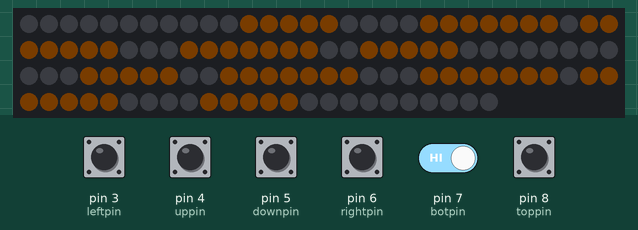
Simulated run of this sketch. Board: Arduino Uno, built with avr-gcc and run on an emulated ATmega328P. Shown: 114 RGB LEDs in strip order, left to right, continuing on the next row. The inputs (shaded band) are chosen by the test bench; at power-on: pin 3 (leftpin), pin 4 (uppin), pin 5 (downpin), pin 6 (rightpin), pin 7 (botpin), pin 8 (toppin) HIGH. Dim RGB values are drawn brighter than linear.

Above: at 1.2 s.
1.3 s: pin 3 (leftpin) pulled LOW for 0.15 s
At 1.37 s:
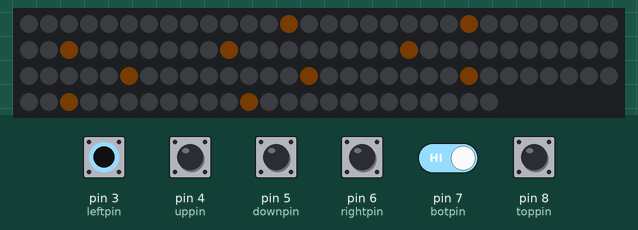
2.9 s: pin 4 (uppin) pulled LOW for 0.15 s
4.5 s: pin 5 (downpin) pulled LOW for 0.15 s
At 4.57 s:
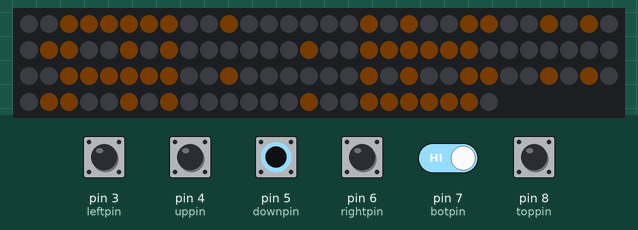
6.1 s: pin 6 (rightpin) pulled LOW for 0.15 s
At 6.18 s:
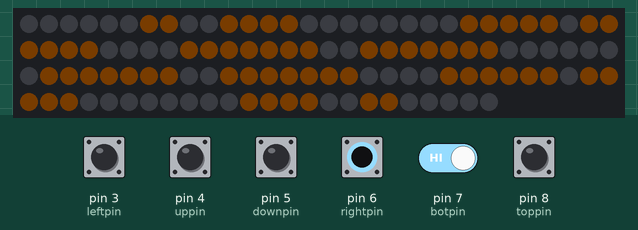
7.7 s: pin 4 (uppin) driven LOW and pin 7 (botpin) driven LOW
At 8.1 s:
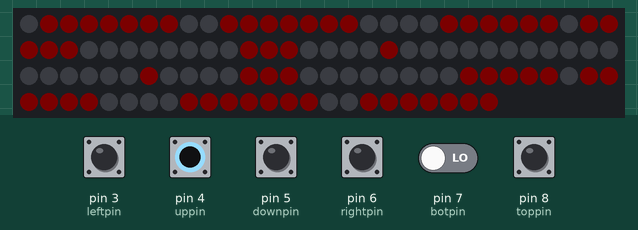
9.2 s: pin 8 (toppin) pulled LOW for 0.15 s
Timing chart, 0 to 11.8 s (numbered marks = the images above; inputs shaded):
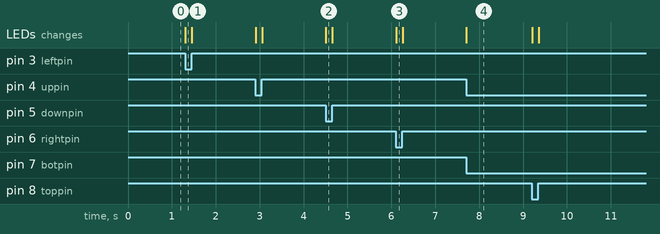

The sketch:

3dPrintedEyes.ino
```cpp
#include <Adafruit_NeoPixel.h>

//pins in use

int leftpin = 3;
int uppin = 4;
int downpin = 5;
int rightpin= 6;
int toppin = 8;
int botpin =7;

//neopixel data pin and length
int pixelPin = 14;
int pixelLength = 114;


//first pixel in left eye
int lefteye = 1;
//first pixel in right eye
int righteye = 61;

Adafruit_NeoPixel pixels = Adafruit_NeoPixel(pixelLength, pixelPin, NEO_GRB + NEO_KHZ800);


//colors
uint32_t eyecolor = pixels.Color(2,1,0);
uint32_t angercolor = pixels.Color(3,0,0);
uint32_t tearcolor = pixels.Color(0,0,3);
uint32_t blushcolor = pixels.Color(5,1,1);
uint32_t off = pixels.Color(0,0,0);

//eye patterns
//Since these arrays are created before compile time (thanks C++ -_-) we need to spell out exactly how many pixels we're going to change
int normaleye[]={31,10,11,12,13,14,25,24,23,22,21,20,19,33,32,31,30,29,28,27,37,38,39,40,41,42,43,50,49,48,47,46};

int closedeye[]={5,48,40,30,22,12};

int happyeye[]={5,48,39,31,21,12};

int blushingeye[] = {18,14,13,12,19,20,21,22,33,32,31,30,37,38,39,40,50,49,48};

int eyeblush[] = {5,44,43,26,9,8};

int hearteye[] = {26,2,3,4,15,14,13,12,11,20,21,22,23,24,32,31,30,29,28,37,38,39,40,41,50,49,48};

int sleepyeye[]={23,49,48,47,46,39,40,41,42,43,31,30,29,28,27,21,22,23,24,25,13,12,11,10};

int surprisedeye[] ={24,1,2,3,4,5,6,9,25,27,43,46,47,48,49,50,51,36,34,18,16,31,21,30,22};

int slanteye[] = {31,0,1,2,3,4,5,6,9,10,11,12,13,14,15,20,21,22,23,24,25,31,30,29,28,27,40,41,42,43,47,46};

int teareye[] = {13,46,43,27,25,9,6,47,42,28,24,10,5,44};

int suspiciouseye[] = {14,14,13,12,20,21,22,32,31,30,38,39,40,49,48};

int raisedeye[] = {36,51,36,34,18,15,10,11,12,13,14,25,24,23,22,21,20,19,33,32,31,30,29,28,27,37,38,39,40,41,42,43,50,49,48,47,46};

int realangryeye[] = {29,0,1,2,3,4,5,6,15,14,13,12,11,10,9,20,21,22,23,24,25,31,30,29,28,27,40,41,42,47};

int squinteye[] = {7,19,32,39,48,41,28,25};

int deadeye[] = {9,37,32,21,14,1,41,30,12,5};

void blackout(){
    for(int i=0;i<pixelLength;i++){
      pixels.setPixelColor(i, 0,0,0);
    }
}

void draw(int eye, uint32_t color, int locations[]){
  int listsize = locations[0];
  for (int i = 1; i < listsize+1; i++) {
     pixels.setPixelColor(locations[i]+eye, color);
  }
}

void invdraw(int eye, uint32_t color, int locations[]){
  int listsize = locations[0];
  for (int i = 1; i < listsize+1; i++) {
     pixels.setPixelColor(abs(locations[i]-52)+eye, color);
  }
}

//these are all the expressions, basically we wanna make sure that we don't spam the same expression over and over (really drains battery life) we wanna set it and then leave it static

//current expression to avoid spam
int currentexpression = 0;

int neutral = 0;
int left00 = 1;int left10 = 2; int left01 = 3; int left11 = 4;
int up00 = 5; int up10 = 6; int up01 = 7; int up11 = 8;
int right00 = 9;int right10=10;int right01 = 11;int right11 = 12;
int down00=13;int down10 =14;int down01=15;int down11 = 16;


void setup() {
  pinMode(pixelPin, OUTPUT);

  //Dpad pins
  pinMode(uppin, INPUT);
  digitalWrite(uppin, HIGH);
  pinMode(downpin, INPUT);
  digitalWrite(downpin, HIGH);
  pinMode(leftpin, INPUT);
  digitalWrite(leftpin, HIGH);
  pinMode(rightpin, INPUT);
  digitalWrite(rightpin, HIGH);
  //5th/6th button pin
  pinMode(toppin, INPUT);
  digitalWrite(toppin, HIGH);
  pinMode(botpin, INPUT);
  digitalWrite(botpin, HIGH);

  pixels.begin();
  blackout();

    draw(lefteye,eyecolor, normaleye);
    invdraw(righteye,eyecolor, normaleye);
  pixels.show();
}


void loop() {
  int up = digitalRead(uppin);
  int down = digitalRead(downpin);
  int left = digitalRead(leftpin);
  int right = digitalRead(rightpin);
  int top = digitalRead(toppin);
  int bot = digitalRead(botpin);

  if (left == LOW){
    if(top == HIGH && bot == LOW){
       if (currentexpression != left10){
        currentexpression = left10;
        blackout();
        draw(lefteye,eyecolor, blushingeye);
        invdraw(righteye,eyecolor, blushingeye);
        pixels.show();
       }
    }
    else if(top == LOW && bot == HIGH){
       if (currentexpression != left01){
        currentexpression = left01;
        blackout();
        draw(lefteye,eyecolor, happyeye);
        invdraw(righteye,eyecolor, normaleye);
        pixels.show();
       }
    }
    else if(top == LOW && bot == LOW){
       if (currentexpression != left11){
        currentexpression = left11;
        blackout();
        draw(lefteye,eyecolor, hearteye);
        invdraw(righteye,eyecolor, hearteye);
        pixels.show();
       }
    }
    else{
      if (currentexpression != left00){
      currentexpression = left00;
      blackout();
      draw(lefteye,eyecolor, happyeye);
      invdraw(righteye,eyecolor, happyeye);
      pixels.show();
      }
    }
  }


  else if (right == LOW){
   if(top == LOW && bot == HIGH){
       if (currentexpression != right10){
        currentexpression = right10;
        blackout();
      invdraw(lefteye,eyecolor, slanteye);
      draw(righteye,eyecolor, slanteye);
      invdraw(lefteye,tearcolor, teareye);
      draw(righteye,tearcolor, teareye);
      pixels.show();
       }
    }
    else if(top == HIGH && bot == LOW){
       if (currentexpression != right01){
        currentexpression = right01;
        blackout();
        draw(lefteye,eyecolor, closedeye);
        invdraw(righteye,eyecolor, closedeye);
        pixels.show();
       }
    }
    else if(top == LOW && bot == LOW){
       if (currentexpression != right11){
        currentexpression = right11;
        blackout();
        draw(lefteye,eyecolor, sleepyeye);
        invdraw(righteye,eyecolor, sleepyeye);
        pixels.show();
       }
    }
    else{
      if (currentexpression != right00){
      currentexpression = right00;
      blackout();
      invdraw(lefteye,eyecolor, slanteye);
      draw(righteye,eyecolor, slanteye);
      pixels.show();
      }
    }
  }


  else if (up == LOW){
   if(top == LOW && bot == HIGH){
       if (currentexpression != up10){
        currentexpression = up10;
        blackout();
      draw(lefteye,eyecolor, suspiciouseye);
      invdraw(righteye,eyecolor, suspiciouseye);
      pixels.show();
       }
    }
    else if(top == HIGH && bot == LOW){
       if (currentexpression != up01){
        currentexpression = up01;
        blackout();
        draw(lefteye,angercolor, realangryeye);
        invdraw(righteye,angercolor, realangryeye);
        pixels.show();
       }
    }
    else if(top == LOW && bot == LOW){
       if (currentexpression != up11){
        currentexpression = up11;
        blackout();
        draw(lefteye,eyecolor, slanteye);
        invdraw(righteye,eyecolor, slanteye);
        pixels.show();
       }
    }
    else{
      if (currentexpression != up00){
      currentexpression = up00;
      blackout();
      draw(lefteye,eyecolor, sleepyeye);
      invdraw(righteye,eyecolor, raisedeye);
      pixels.show();
      }
    }
  }


  else if (down == LOW){
   if(top == LOW && bot == HIGH){
       if (currentexpression != down10){
        currentexpression = down10;
        blackout();
      draw(lefteye,eyecolor, squinteye);
      invdraw(righteye,eyecolor, squinteye);
      pixels.show();
       }
    }
    else if(top == HIGH && bot == LOW){
       if (currentexpression != down01){
        currentexpression = down01;
        blackout();
        pixels.show();
       }
    }
    else if(top == LOW && bot == LOW){
       if (currentexpression != down11){
        currentexpression = down11;
        blackout();
        draw(lefteye,eyecolor, deadeye);
        invdraw(righteye,eyecolor, deadeye);
        pixels.show();
       }
    }
    else{
      if (currentexpression != down00){
      currentexpression = down00;
      blackout();
      draw(lefteye,eyecolor, surprisedeye);
      draw(righteye,eyecolor, surprisedeye);
      pixels.show();
      }
    }
  }
  else{
   if (currentexpression != neutral){
    currentexpression = neutral;
    blackout();
    draw(lefteye,eyecolor, normaleye);
    invdraw(righteye,eyecolor, normaleye);
    pixels.show();
   }

  }
}
```

Measured:
- after the input at 1.3 s, the LEDs: change at once (image 1)
- after the input at 4.5 s, the LEDs: change at once (image 2)
- after the input at 6.1 s, the LEDs: change at once (image 3)
- after the input at 7.7 s, the LEDs: change at once (image 4)
